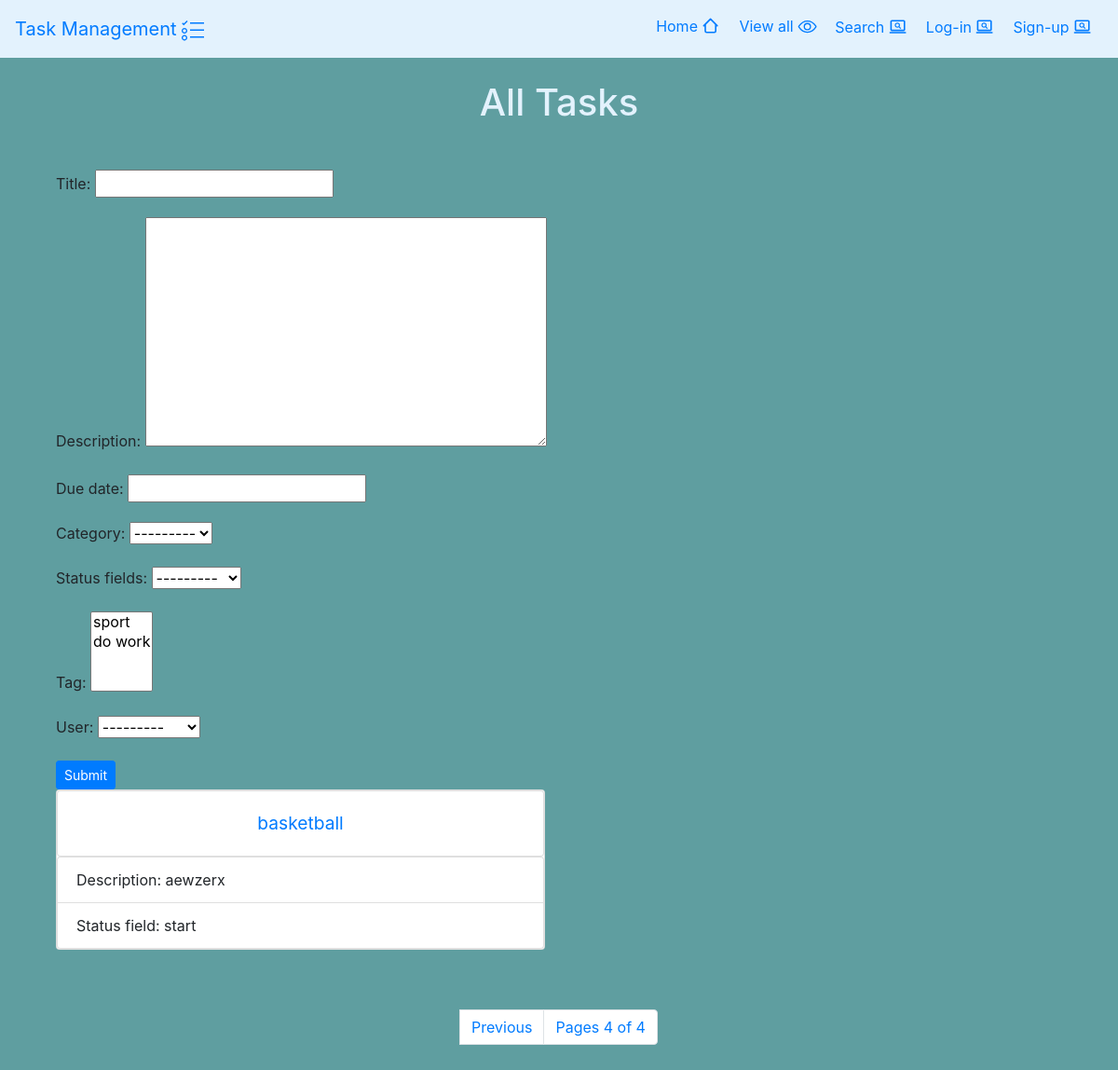
/?page=5, run on an earlier commit of the app's database.
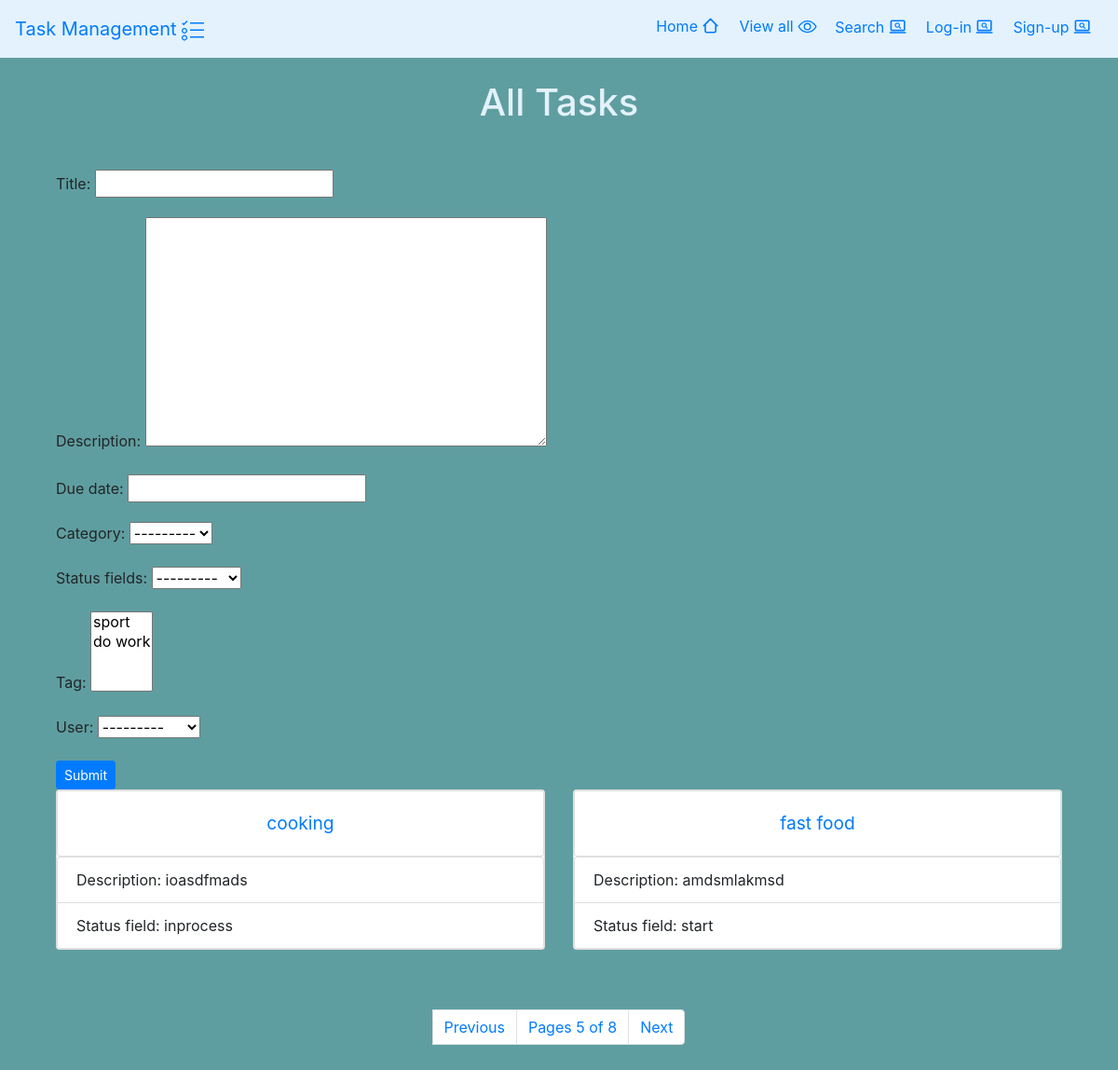
And on a later commit of the database.
### task/models.py (models this page shows, shortened)
class Task(models.Model):
    START= 'start'
    INPORCESS='inprocess'
    DONE = 'done'
    status_choice = [
        (START,'start'),
        (INPORCESS,'inprocess'),
        (DONE,'done')
    ]
    title=models.CharField(max_length=255)
    description=models.TextField()
    due_date=models.DateField(auto_now_add=False)
    category= models.ForeignKey(Category, on_delete=models.PROTECT)
    status_fields=models.CharField(max_length=255, choices=status_choice)
    tag=models.ManyToManyField(Tag)
    user=models.ForeignKey(User,on_delete=models.CASCADE)

### epic_quest/views.py (the view)
# urls.py: path('', views.home, name='home'),
def home(request):
    if request.method == "POST":
        form = TaskForm(request.POST)
        if form.is_valid():
            form.save()
            return redirect('all_category')
    else:
        form = TaskForm()
        tasks = Task.objects.all()
        pagintion = Paginator(Task.objects.all(), 2)
        page = request.GET.get('page')
        task_list = pagintion.get_page(page)
        categorys = Category.objects.all()
        status = {item[0]: item[1] for item in Task.status_choice}
        tags = Tag.objects.all()
    return render(request, "home.html", {"tasks": tasks, 'task_list': task_list, 'categorys': categorys, 'status': status, 'tags': tags, 'form': form})

### task/forms.py
class TaskForm(ModelForm):
    class Meta:
        model=Task
        fields=('title','description','due_date','category','status_fields','tag','user')

### epic_quest/models.py (called while the page is built)
    def __str__(self) -> str:
        return self.name

    def __str__(self) -> str:
        return self.name

### epic_quest/templates/home.html (shortened to what this page needs)
{% extends 'base.html' %}
{% block content %}
<body style="background-color: cadetblue;">
    <br>
    <div class="container">
        <h1 class="mb-4 text-center" style="color: #e3f2fd;">All Tasks</h1>
        <form class="container" method="POST" action="{% url 'all_category' %}">
            <br>
              <div class="mb-3">
                {{ form.as_p }}
              <button type="submit" class="btn btn-primary btn-sm">Submit</button>
          </form>
        <br>
        <div class="row">
            {% for task in task_list %}
            <div class="col-md-6">
                <div class="card mb-3">
                    <div class="card">
                        <div class="card-body text-center">
                            <a class="card-title" href="{%url 'task_details' task.pk %}" style="font-size: larger;">{{ task.title }}<a>
                        </div>
                    </div>
                    <ul class="list-group">
                        <li class="list-group-item">Description: {{ task.description }}</li>
                        <li class="list-group-item">Status field: {{ task.status_fields }}</li>
                        </ul>
                    </div>
                </div>
                {% endfor %}
            </div>
            <br/></br/>
            <div class="row justify-content-center">
            <nav aria-label="Page navigation example">
                <ul class="pagination">
                    {% if task_list.has_previous %}
                  <li class="page-item"><a class="page-link" href="?page={{ task_list.previous_page_number}}">Previous</a></li>
                  {% endif %}
                  <li class="page-item"> <p class="page-link">Pages {{ task_list.number }} of {{ task_list.paginator.num_pages }}</p></li>
                  {% if task_list.has_next %}
                  <li class="page-item"><a class="page-link" href="?page={{ task_list.next_page_number}}">Next</a></li>
                  {% endif %}
                </ul>
              </nav>
              </div>
        </div>
</body>
{% endblock %}

What changed in the data, as far as the page shows it:
no longer on this page (row unchanged): Task: title "basketball", description "aewzerx", status_fields "start"
added Task: title "cooking", description "ioasdfmads", status_fields "inprocess"
added Task: title "fast food", description "amdsmlakmsd", status_fields "start"
Also different on the page:
{{ task_list.number }}: "4" → "5"
{{ task_list.paginator.num_pages }}: "4" → "8"
text now shown: "Next"
